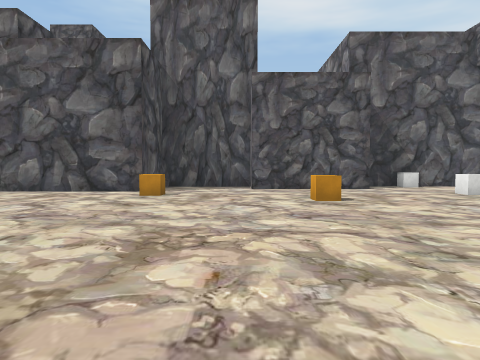
[1] (above)

24 first-person views from a walk through a 3-D level made in the Unity game engine. The camera is 1.3 m above the floor, tilts 2° down and sees 70° across. The floor is counted in squares, 2 m on a side. Each view is taken from the middle of a square. On the plan, view 1 faces up. The plan holds only what a view shows up to about 10 squares ahead; the rest is blank. The place goes on beyond the plan. The player character is not drawn. Some surface patterns are stand-ins.

[2]
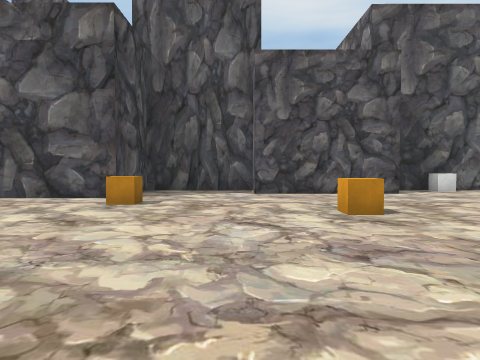

[3]
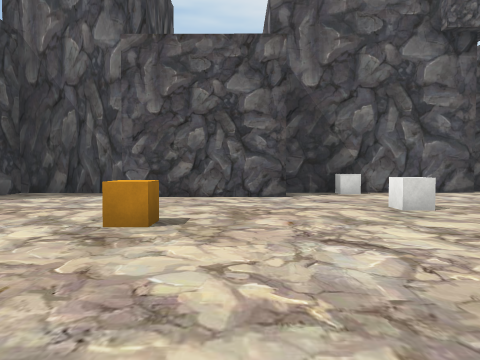

[4]
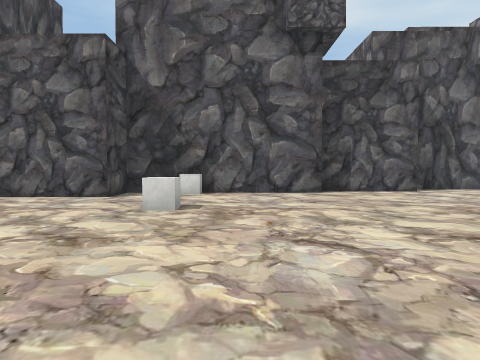

[5]
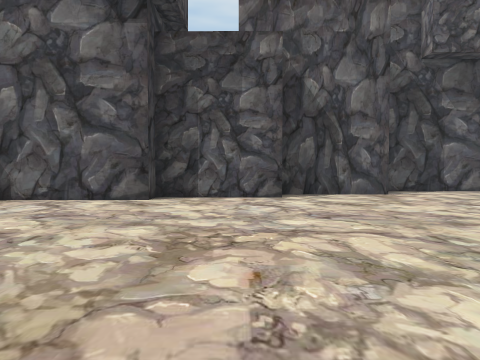

[6]
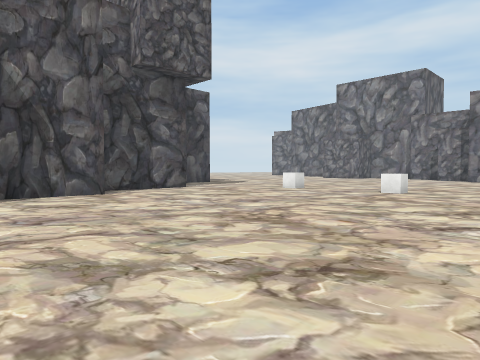

[7]
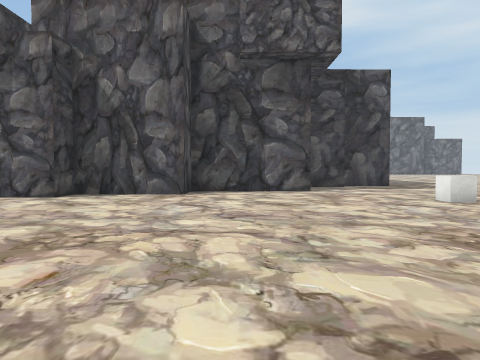

[8]
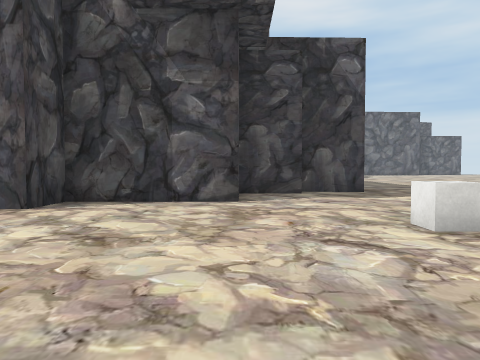

[9]
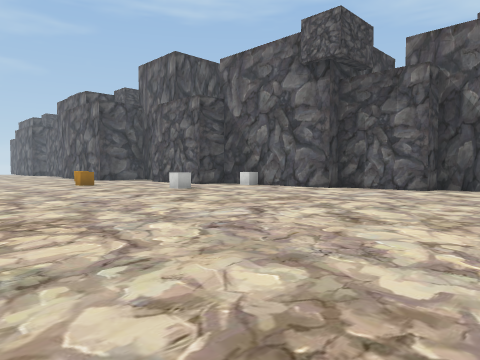

[10]
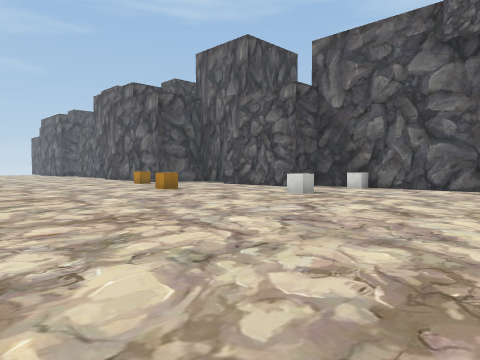

[11]
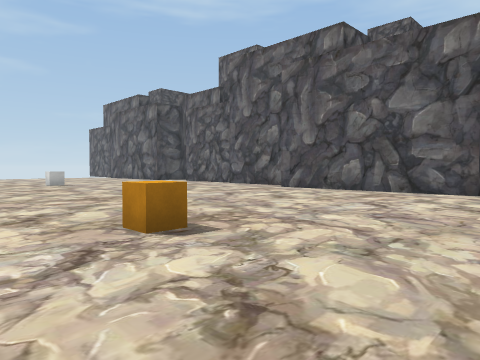

[12]
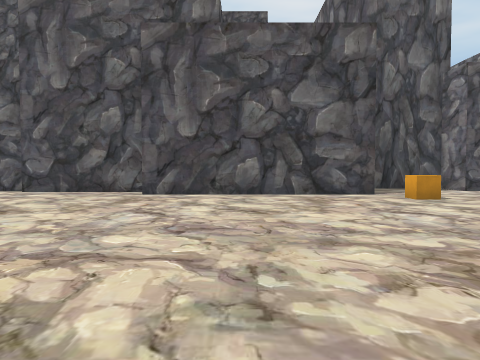

[13]
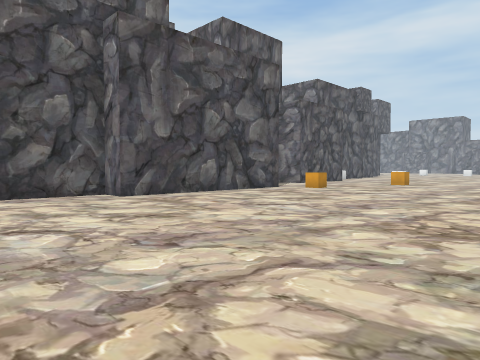

[14]
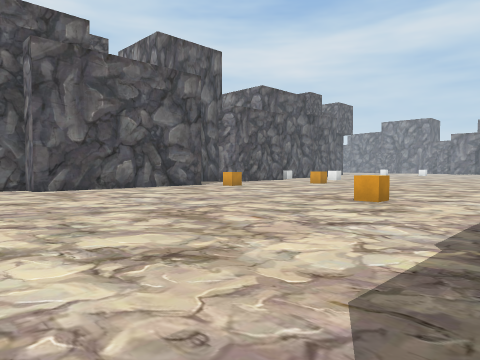

[15]
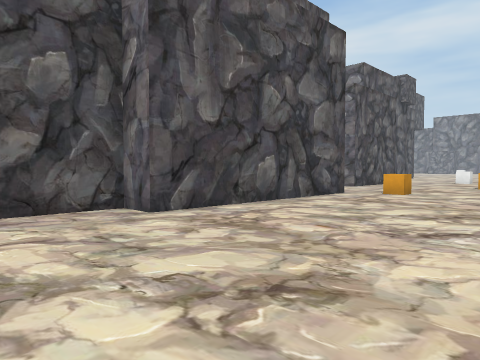

[16]
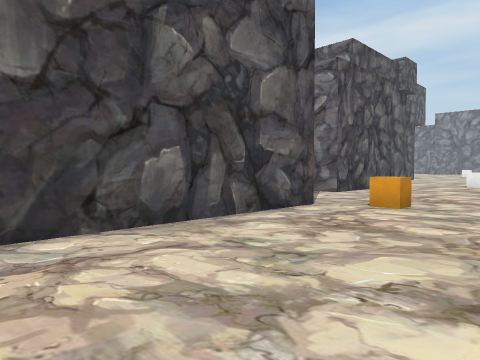

[17]
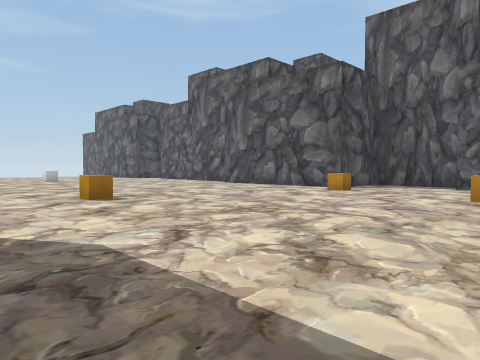

[18]
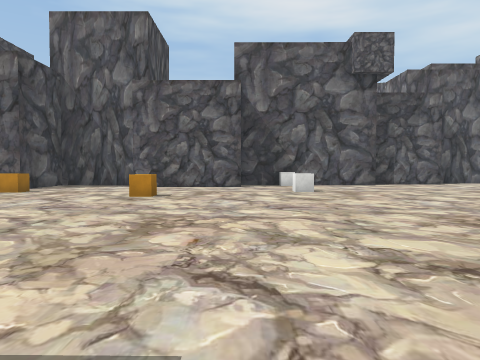

[19]
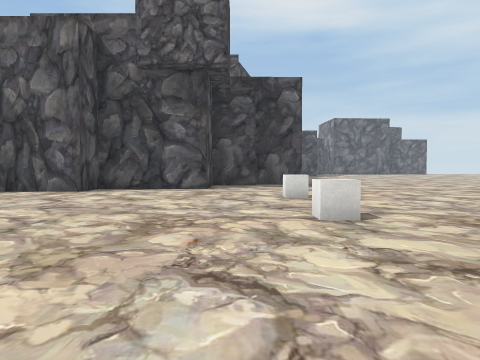

[20]
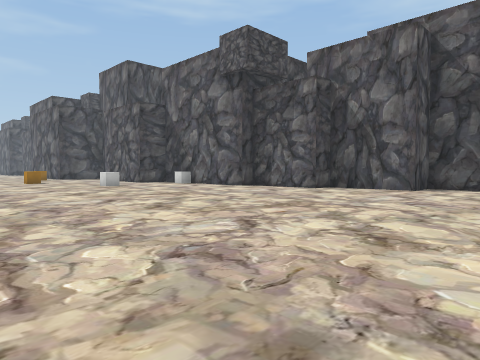

[21]
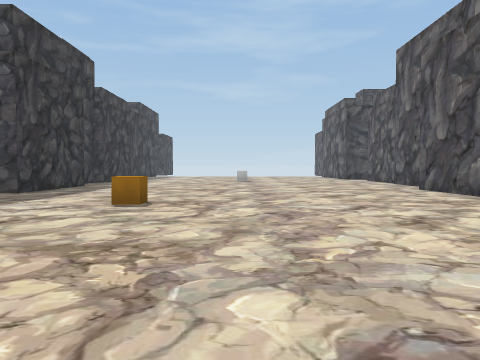

[22]
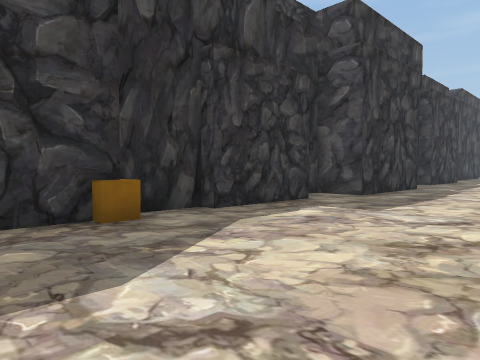

[23]
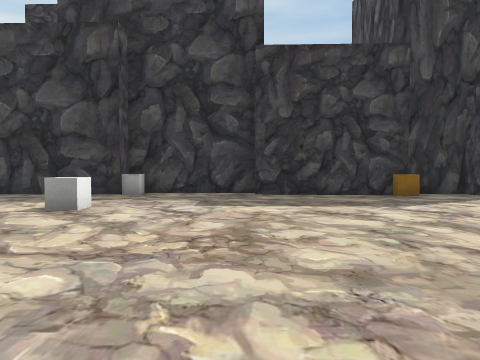

[24]
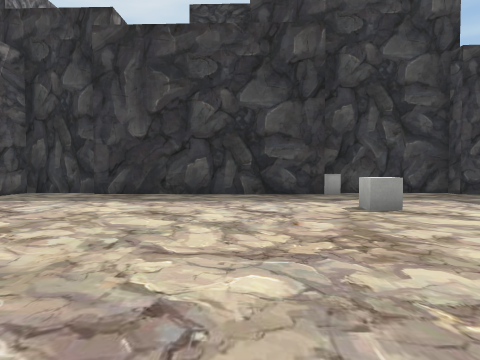

### Floor plan
Points are (right, up) in squares from view 1. A wall is a line through its corners. A room is listed if a view was taken in it or the views show most of it. See-through windows are left out.
Room 1 (views 1, 2, 3, 4, 5, 6, 7, 8, 9, 10, 11, 12, 13, 14, 15, 16, 17, 18, 19, 20, 21, 22, 23, 24)
walls: (6.4, -2.5) (11.7, -2.7); (2.6, -2.9) (5.6, -3); (0.4, 12) (-2.7, 12) (-2.7, 9.4) (-8.4, 9.4) (-8.4, 10.2) (-11.9, 10.3); (11.7, -2.9) (13.6, -2.9) (13.6, -2); (-1.1, -2.2) (2.6, -2.4); (-5.2, -2.1) (-2.7, -2.2) (-2.7, -2.5) (-1.2, -2.5); (18, 14.6) (14.6, 14.6) (14.6, 13.4) (11.9, 13.4) (11.9, 12.5) (9.1, 12.5) (9.1, 12) (4, 12) (4, 10.7) (0.4, 10.7) (0.4, 11.7); (-9.5, -1.6) (-6.8, -1.7) (-6.8, -2.9) (-6.3, -2.9); (19.7, 16.7) (17.9, 16.7); (-12, 10.5) (-12.5, 10.5); (21.5, 17.4) (19.7, 17.4)
objects: orange cube (-4, 2); orange cube (-2, 8); orange cube (-1, -2); orange cube (2, 7); cube (6, -3); cube (6, 1); cube (6, 9); cube (6, 12); cube (20, 9); cube (20, 12)

Where each view was taken, in squares from view 1:
view 1: 0 up, 0 right, facing up
view 2: 2 up, 0 right, facing up
view 3: 3 up, 3 right, facing up
view 4: 3 up, 7 right, facing up
view 5: 5 up, 11 right, facing up
view 6: 5 up, 11 right, facing up-right
view 7: 5 up, 16 right, facing up
view 8: 8 up, 18 right, facing up
view 9: 2 up, 15 right, facing up-left
view 10: 1 up, 11 right, facing up-left
view 11: 0 up, 1 left, facing up-left
view 12: 1 up, 6 left, facing up
view 13: 2 up, 12 left, facing up-right
view 14: 1 down, 11 left, facing up-right
view 15: 5 up, 11 left, facing up-right
view 16: 6 up, 8 left, facing up-right
view 17: 1 down, 3 right, facing up-left
view 18: 1 down, 4 right, facing up
view 19: 4 up, 19 right, facing up
view 20: 3 up, 18 right, facing up-left
view 21: 4 up, 2 right, facing left
view 22: 2 up, 1 right, facing down-left
view 23: 6 up, 3 right, facing down
view 24: 6 up, 8 right, facing down
